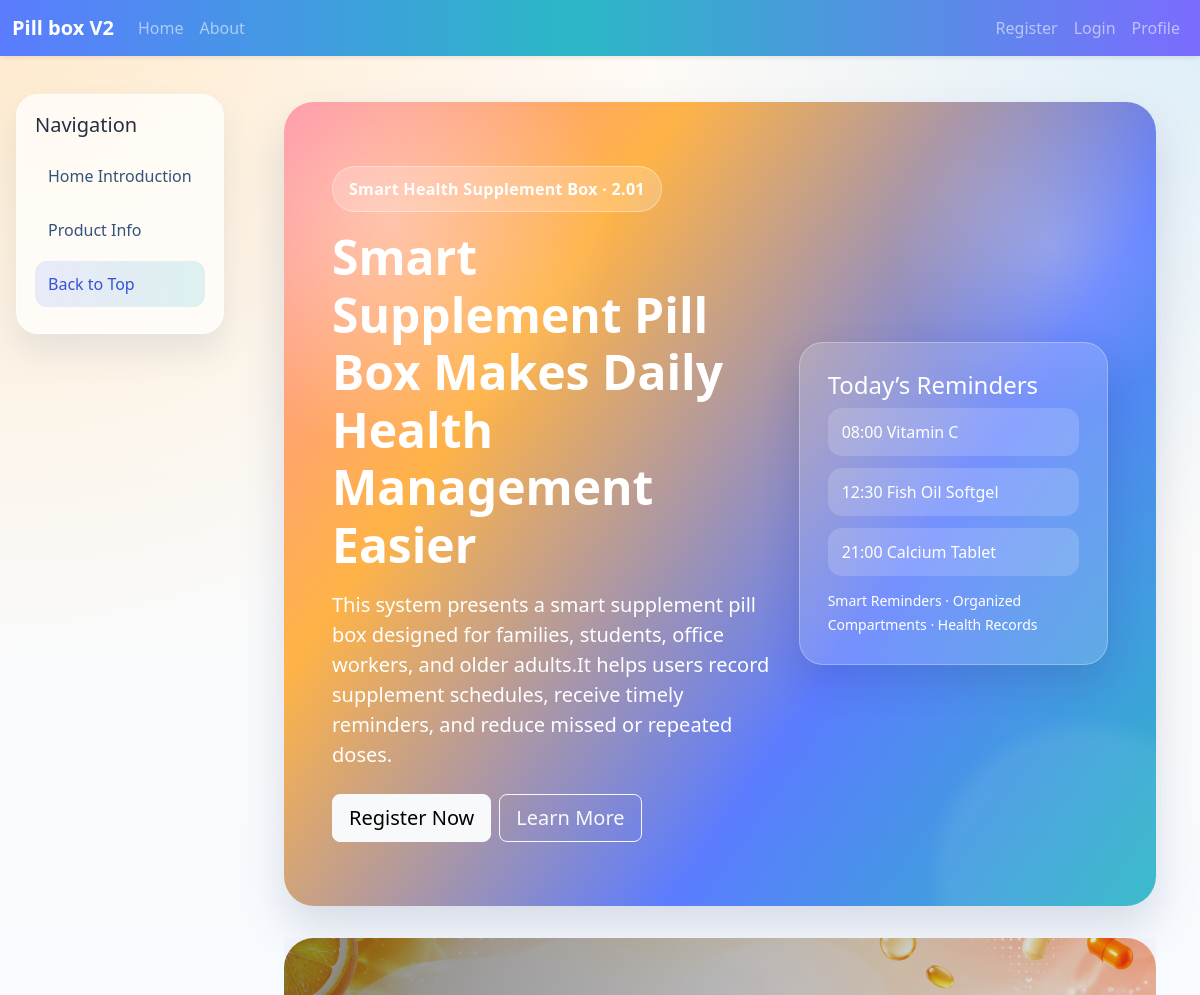
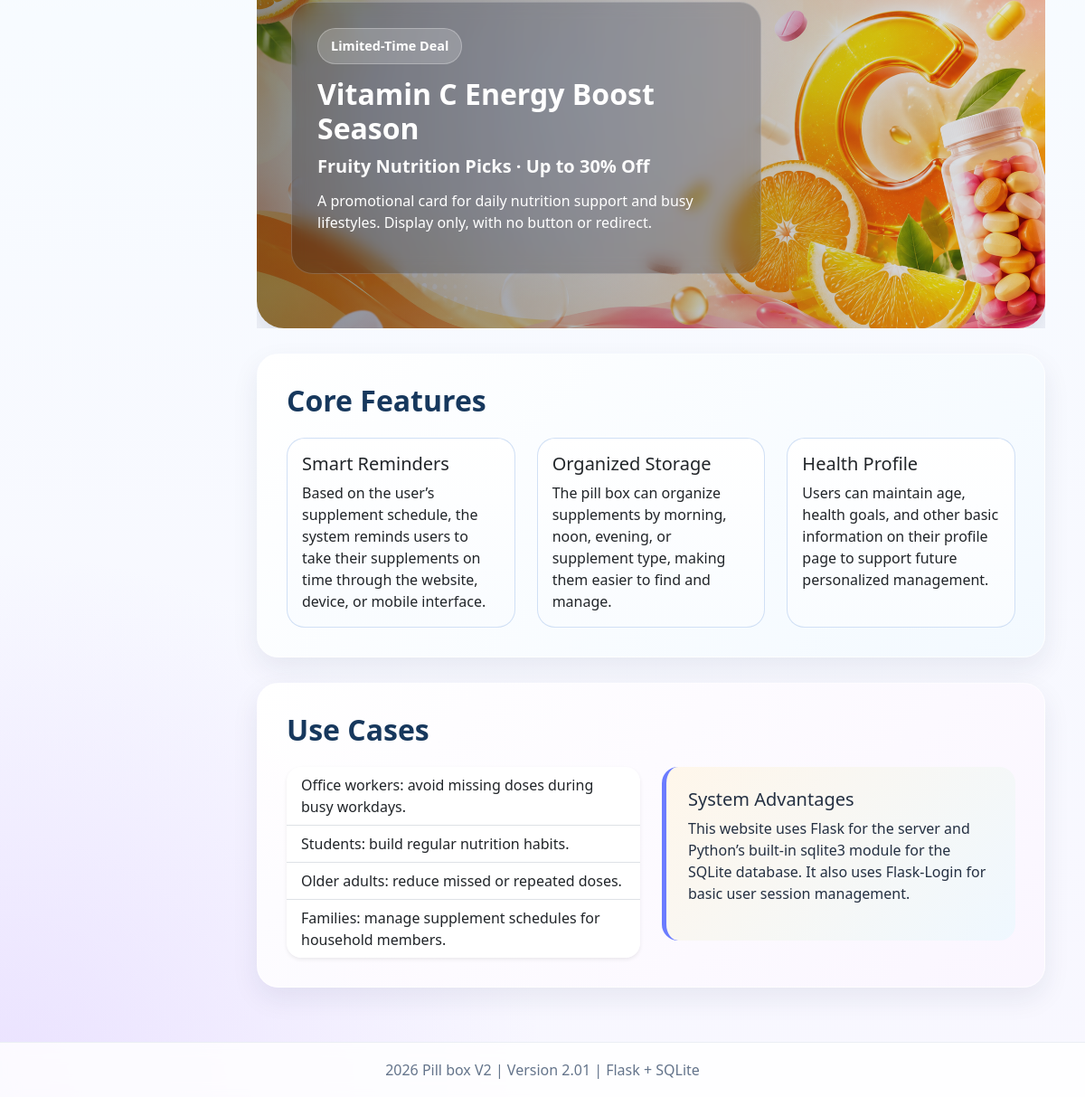
The page / on the database its author committed (2 pictures, top to bottom).
### tables this page shows
CREATE TABLE content_block (
            id INTEGER PRIMARY KEY AUTOINCREMENT,
            block_key TEXT UNIQUE NOT NULL,
            block_value TEXT NOT NULL
        );

### Pill_box_V2_01_English/Pill_box_V2_01_English/app.py (the view)
@app.route("/")
def index():
    blocks = get_content_blocks()
    promo_ads = get_promo_ads(blocks)
    return render_template("index.html", blocks=blocks, promo_ads=promo_ads)

### Pill_box_V2_01_English/Pill_box_V2_01_English/app.py (called while the page is built)
def get_db_connection():
    try:
        conn = sqlite3.connect(DATABASE)
        conn.row_factory = sqlite3.Row
        return conn
    except sqlite3.DatabaseError as e:
        logger.error(f"Database connection failed: {e}")
        raise

def get_content_blocks():
    conn = get_db_connection()
    rows = conn.execute("SELECT block_key, block_value FROM content_block").fetchall()
    conn.close()
    blocks = DEFAULT_CONTENT_BLOCKS.copy()
    for row in rows:
        blocks[row["block_key"]] = row["block_value"]
    return blocks

def get_promo_ads(blocks):
    ads = []
    for index, image in enumerate(PROMO_AD_IMAGES, start=1):
        ads.append(
            {
                "image": image,
                "badge": blocks.get(f"promo_{index}_badge", ""),
                "title": blocks.get(f"promo_{index}_title", ""),
                "subtitle": blocks.get(f"promo_{index}_subtitle", ""),
                "desc": blocks.get(f"promo_{index}_desc", ""),
            }
        )
    return ads

@app.context_processor
def inject_global_data():
    return {
        "project_name": app.config["PROJECT_NAME"],
        "project_version": app.config["PROJECT_VERSION"],
    }

### Pill_box_V2_01_English/Pill_box_V2_01_English/templates/index.html (shortened to what this page needs)
{% extends "base.html" %}
{% block content %}
<section class="hero-section">
    <div class="row align-items-center g-4">
        <div class="col-lg-7">
            <span class="hero-badge mb-3">Smart Health Supplement Box · {{ project_version }}</span>
            <h1 class="display-5 fw-bold">{{ blocks.home_hero_title }}</h1>
            <p class="lead mt-3">{{ blocks.home_hero_subtitle }}</p>
            <div class="mt-4 d-flex flex-wrap gap-2">
                <a class="btn btn-light btn-lg" href="{{ url_for('register') }}">Register Now</a>
                <a class="btn btn-outline-light btn-lg" href="{{ url_for('about') }}">Learn More</a>
            </div>
        </div>
        <div class="col-lg-5">
            <div class="hero-card">
                <h4>Today’s Reminders</h4>
                <p>08:00 Vitamin C</p>
                <p>12:30 Fish Oil Softgel</p>
                <p>21:00 Calcium Tablet</p>
                <small>Smart Reminders · Organized Compartments · Health Records</small>
            </div>
        </div>
    </div>
</section>
<section class="promo-section">
    <div id="promoCarousel" class="carousel slide promo-carousel" data-bs-ride="carousel" data-bs-interval="3200" data-bs-pause="false" data-bs-touch="true">
        <div class="carousel-inner">
            {% for ad in promo_ads %}
            <div class="carousel-item {% if loop.first %}active{% endif %}">
                <div class="promo-banner" style="background-image: linear-gradient(90deg, rgba(12, 19, 41, 0.48), rgba(12, 19, 41, 0.10)), url('{{ url_for('static', filename='images/' ~ ad.image) }}');">
                    <div class="promo-banner-content">
                        <span class="promo-tag">{{ ad.badge }}</span>
                        <h2>{{ ad.title }}</h2>
                        <h5>{{ ad.subtitle }}</h5>
                        <p>{{ ad.desc }}</p>
                    </div>
                </div>
            </div>
            {% endfor %}
        </div>
    </div>
</section>
<section id="features" class="section-block section-gradient-a">
    <h2 class="section-title">Core Features</h2>
    <div class="row g-4">
        <div class="col-md-4">
            <div class="card feature-card h-100">
                <div class="card-body">
                    <h5 class="card-title">{{ blocks.home_feature_1_title }}</h5>
                    <p class="card-text">{{ blocks.home_feature_1_body }}</p>
                </div>
            </div>
        </div>
        <div class="col-md-4">
            <div class="card feature-card h-100">
                <div class="card-body">
                    <h5 class="card-title">{{ blocks.home_feature_2_title }}</h5>
                    <p class="card-text">{{ blocks.home_feature_2_body }}</p>
                </div>
            </div>
        </div>
        <div class="col-md-4">
            <div class="card feature-card h-100">
                <div class="card-body">
                    <h5 class="card-title">{{ blocks.home_feature_3_title }}</h5>
                    <p class="card-text">{{ blocks.home_feature_3_body }}</p>
                </div>
            </div>
        </div>
    </div>
</section>
<section id="usage" class="section-block section-gradient-b">
    <h2 class="section-title">Use Cases</h2>
    <div class="row">
        <div class="col-md-6">
            <ul class="list-group list-group-flush rounded-4 overflow-hidden shadow-sm">
                <li class="list-group-item">Office workers: avoid missing doses during busy workdays.</li>
                <li class="list-group-item">Students: build regular nutrition habits.</li>
                <li class="list-group-item">Older adults: reduce missed or repeated doses.</li>
                <li class="list-group-item">Families: manage supplement schedules for household members.</li>
            </ul>
        </div>
        <div class="col-md-6 mt-4 mt-md-0">
            <div class="info-box colorful-box">
                <h5>System Advantages</h5>
                <p>
                    This website uses Flask for the server and Python’s built-in sqlite3 module for the SQLite database.
                    It also uses Flask-Login for basic user session management.
                </p>
            </div>
        </div>
    </div>
</section>
{% endblock %}

### Pill_box_V2_01_English/Pill_box_V2_01_English/templates/base.html (shortened to what this page needs)
<!doctype html>
<html lang="zh-CN">
<head>
    <link href="https://cdn.jsdelivr.net/npm/bootstrap@5.3.3/dist/css/bootstrap.min.css" rel="stylesheet">
    <link href="{{ url_for('static', filename='css/custom.css') }}" rel="stylesheet">
</head>
<body id="top"
      >
<nav class="navbar navbar-expand-lg navbar-dark site-navbar fixed-top shadow-sm">
    <div class="container-fluid">
        <a class="navbar-brand fw-bold" href="{{ url_for('index') }}">{{ project_name }}</a>
        <div class="collapse navbar-collapse" id="mainNavbar">
            <ul class="navbar-nav me-auto">
                <li class="nav-item"><a class="nav-link" href="{{ url_for('index') }}">Home</a></li>
                <li class="nav-item"><a class="nav-link" href="{{ url_for('about') }}">About</a></li>
            </ul>
            <ul class="navbar-nav ms-auto">
                {% if current_user.is_authenticated %}
                    <li class="nav-item"><a class="nav-link" href="{{ url_for('profile') }}">Profile</a></li>
                    <li class="nav-item"><a class="nav-link" href="{{ url_for('logout') }}">Log Out</a></li>
                {% else %}
                    <li class="nav-item"><a class="nav-link" href="{{ url_for('register') }}">Register</a></li>
                    <li class="nav-item"><a class="nav-link" href="{{ url_for('login') }}">Login</a></li>
                    <li class="nav-item"><a class="nav-link" href="{{ url_for('profile') }}">Profile</a></li>
                {% endif %}
            </ul>
        </div>
    </div>
</nav>
<div class="layout-wrapper">
    <aside class="sidebar">
        <div class="sidebar-card">
            <h5 class="mb-3">Navigation</h5>
            <a href="{{ url_for('index') }}">Home Introduction</a>
            <a href="{{ url_for('about') }}">Product Info</a>
            <a href="#top" class="back-top">Back to Top</a>
        </div>
    </aside>
    <main class="content-area">
        <div class="container-fluid">
            {% block content %}{% endblock %}
        </div>
    </main>
</div>
<footer class="footer">
    <p class="mb-0">2026 {{ project_name }} | Version {{ project_version }} | Flask + SQLite</p>
</footer>
</body>
</html>

### Pill_box_V2_01_English/Pill_box_V2_01_English/static/css/custom.css (style rules this page uses)
html { scroll-behavior: smooth; }
body { background: radial-gradient(circle at top left, rgba(255, 214, 153, 0.45), transparent 26%), radial-gradient(circle at top right, rgba(156, 214, 255, 0.35), transparent 22%), radial-gradient(circle at bottom left, rgba(198, 170, 255, 0.28), transparent 24%), linear-gradient(180deg, #fffaf5 0%, #f7fbff 46%, #f8f7ff 100%); padding-top: 70px; color: #243042; min-height: 100vh; }
.site-navbar { background: linear-gradient(90deg, #5b7cff 0%, #2bb7c6 48%, #7b6cff 100%); backdrop-filter: blur(8px); }
.layout-wrapper { display: flex; min-height: calc(100vh - 70px); }
.sidebar { width: 240px; flex-shrink: 0; padding: 24px 16px; position: sticky; top: 70px; height: calc(100vh - 70px); }
.sidebar-card { background: rgba(255, 255, 255, 0.72); border: 1px solid rgba(255, 255, 255, 0.6); border-radius: 22px; padding: 18px; box-shadow: 0 18px 32px rgba(74, 96, 140, 0.12); backdrop-filter: blur(8px); }
.sidebar a { display: block; text-decoration: none; color: #35527c; padding: 11px 13px; border-radius: 12px; margin-bottom: 8px; transition: 0.2s ease; }
.sidebar a:hover, .sidebar .back-top { background: linear-gradient(90deg, rgba(91, 124, 255, 0.14), rgba(43, 183, 198, 0.16)); color: #3553d2; }
.content-area { flex: 1; padding: 32px; overflow: hidden; }
.hero-section { position: relative; overflow: hidden; background: radial-gradient(circle at 12% 15%, rgba(255, 255, 255, 0.38), transparent 22%), radial-gradient(circle at 88% 18%, rgba(255, 255, 255, 0.24), transparent 16%), linear-gradient(125deg, #ff8fa3 0%, #ffb347 28%, #5b7cff 66%, #2bb7c6 100%); color: white; border-radius: 30px; padding: 64px 48px; margin-bottom: 32px; box-shadow: 0 22px 44px rgba(65, 78, 120, 0.18); }
.hero-section::after { content: ""; position: absolute; inset: auto -80px -120px auto; width: 300px; height: 300px; border-radius: 50%; background: rgba(255,255,255,0.08); filter: blur(8px); }
.hero-badge { display: inline-block; background: rgba(255, 255, 255, 0.2); border: 1px solid rgba(255,255,255,0.35); color: #fff; font-weight: 700; padding: 10px 16px; border-radius: 999px; letter-spacing: 0.3px; }
.hero-card { background: rgba(255, 255, 255, 0.16); border: 1px solid rgba(255, 255, 255, 0.28); border-radius: 24px; padding: 28px; backdrop-filter: blur(10px); box-shadow: 0 16px 38px rgba(27, 31, 68, 0.14); }
.hero-card p { background: rgba(255, 255, 255, 0.16); padding: 12px 14px; border-radius: 14px; margin-bottom: 12px; }
.promo-section { margin-bottom: 28px; }
.promo-carousel, .promo-banner { border-radius: 30px; }
.promo-banner { min-height: 420px; background-size: cover; background-position: center; overflow: hidden; box-shadow: 0 20px 46px rgba(56, 68, 104, 0.18); display: flex; align-items: center; padding: 38px; }
.promo-banner-content { max-width: 520px; color: #fff; background: rgba(11, 21, 42, 0.22); border: 1px solid rgba(255,255,255,0.18); backdrop-filter: blur(8px); padding: 28px; border-radius: 24px; }
.promo-banner-content h2 { font-weight: 800; margin-bottom: 10px; }
.promo-banner-content h5 { font-weight: 600; margin-bottom: 14px; opacity: 0.96; }
.promo-tag { display: inline-block; background: rgba(255,255,255,0.18); border: 1px solid rgba(255,255,255,0.28); border-radius: 999px; padding: 8px 14px; margin-bottom: 14px; font-size: 0.9rem; font-weight: 700; }
.section-block { background: rgba(255, 255, 255, 0.88); padding: 32px; border-radius: 24px; margin-bottom: 28px; box-shadow: 0 12px 30px rgba(21, 40, 72, 0.08); border: 1px solid rgba(255,255,255,0.66); }
.section-gradient-a { background: linear-gradient(135deg, rgba(255,255,255,0.92), rgba(242, 249, 255, 0.92)); }
.section-gradient-b { background: linear-gradient(135deg, rgba(255,255,255,0.92), rgba(250, 245, 255, 0.92)); }
.section-title { margin-bottom: 22px; font-weight: 800; color: #17385d; }
.feature-card { border: 1px solid rgba(205, 221, 244, 0.9); border-radius: 20px; transition: 0.2s ease; background: linear-gradient(180deg, #ffffff 0%, #f9fcff 100%); }
.info-box { border-left: 5px solid #6b7cff; padding: 24px; border-radius: 18px; }
.colorful-box { background: linear-gradient(135deg, rgba(255, 246, 232, 0.9), rgba(238, 248, 255, 0.92)); }
.footer { background: rgba(255,255,255,0.82); border-top: 1px solid rgba(232, 237, 243, 0.9); text-align: center; padding: 18px; color: #64748b; backdrop-filter: blur(10px); }

### rows shown on the page
content_block: home_hero_title "Smart Supplement Pill Box Makes Daily Health Management Easier"
content_block: home_hero_subtitle "This system presents a smart supplement pill box designed for families, students, office workers, and older adults.It helps users record supplement schedules, receive timely reminders, and reduce missed or repeated doses."
content_block: badge "Limited-Time Deal"
content_block: title "Vitamin C Energy Boost Season"
content_block: subtitle "Fruity Nutrition Picks · Up to 30% Off"
content_block: desc "A promotional card for daily nutrition support and busy lifestyles. Display only, with no button or redirect."
content_block: home_feature_1_title "Smart Reminders"
content_block: home_feature_1_body "Based on the user’s supplement schedule, the system reminds users to take their supplements on time through the website, device, or mobile interface."
content_block: home_feature_2_title "Organized Storage"
content_block: home_feature_2_body "The pill box can organize supplements by morning, noon, evening, or supplement type, making them easier to find and manage."
content_block: home_feature_3_title "Health Profile"
content_block: home_feature_3_body "Users can maintain age, health goals, and other basic information on their profile page to support future personalized management."

### other values the page prints
{{ project_name }} "Pill box V2"
{{ project_version }} "2.01"
